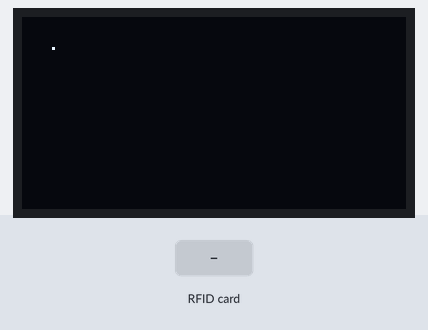
This sketch was run on a simulated Arduino Mega 2560, built with avr-gcc and run on an emulated ATmega2560. On the bench: 128×64 one-colour display. Inputs (shaded band) come from the test bench. The display library's start-up logo is not drawn; what the sketch prints to the serial monitor is not drawn.

Above: at 3.6 s.
3.7 s: RFID card 5E 7A 19 C4 held to the reader
At 4.9 s:
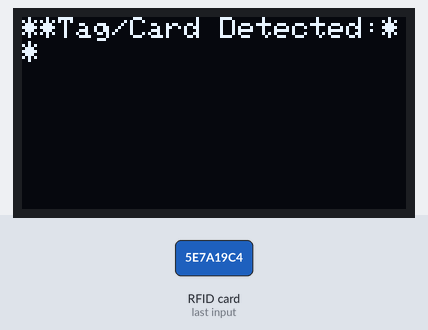
5.2 s: RFID card 5E 7A 19 C4 held to the reader
At 6.0 s:
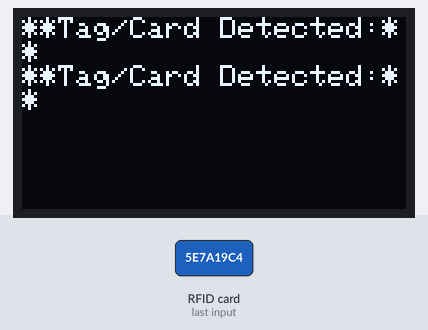
Timing chart, 0 to 8.2 s (numbered marks = the images above; inputs shaded):
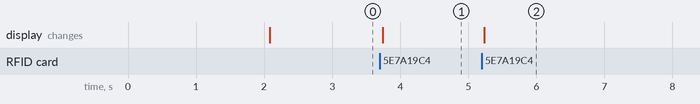

Measured:
- after the input at 3.7 s, the display: changes at once (image 1)
- after the input at 5.2 s, the display: changes at once (image 2)

The sketch:

22-6.ino
```cpp
/*
 * Initial Author: ryand1011 (https://github.com/ryand1011)
 *
 * Reads data written by a program such as "rfid_write_personal_data.ino"
 *
 * See: https://github.com/miguelbalboa/rfid/tree/master/examples/rfid_write_personal_data
 *
 * Uses MIFARE RFID card using RFID-RC522 reader
 * Uses MFRC522 - Library
 * -----------------------------------------------------------------------------------------
 *             MFRC522      Arduino       Arduino   Arduino    Arduino          Arduino
 *             Reader/PCD   Uno/101       Mega      Nano v3    Leonardo/Micro   Pro Micro
 * Signal      Pin          Pin           Pin       Pin        Pin              Pin
 * -----------------------------------------------------------------------------------------
 * RST/Reset   RST          9             5         D9         RESET/ICSP-5     RST
 * SPI SS      SDA(SS)      10            53        D10        10               10
 * SPI MOSI    MOSI         11 / ICSP-4   51        D11        ICSP-4           16
 * SPI MISO    MISO         12 / ICSP-1   50        D12        ICSP-1           14
 * SPI SCK     SCK          13 / ICSP-3   52        D13        ICSP-3           15
 *
 * More pin layouts for other boards can be found here: https://github.com/miguelbalboa/rfid#pin-layout
*/

#include <SPI.h>
#include <MFRC522.h>

#include <Wire.h>
#include <Adafruit_GFX.h>
#include <Adafruit_SH110X.h>

#include <stdio.h>
#include <string.h>

#define RST_PIN_RFID         5           // Configurable, see typical pin layout above
#define SS_PIN_RFID          53          // Configurable, see typical pin layout above

#define OLED_MOSI     51
#define OLED_CLK      52
#define OLED_DC       50
#define OLED_CS       49
#define OLED_RST      24

#define XPOS 0
#define YPOS 1
#define DELTAY 2

#define LOGO16_GLCD_HEIGHT 16
#define LOGO16_GLCD_WIDTH  16

// Create the OLED display
Adafruit_SH1106G display = Adafruit_SH1106G(128, 64,OLED_MOSI, OLED_CLK, OLED_DC, OLED_RST, OLED_CS);

static const unsigned char PROGMEM logo16_glcd_bmp[] =
{ B00000000, B11000000,
  B00000001, B11000000,
  B00000001, B11000000,
  B00000011, B11100000,
  B11110011, B11100000,
  B11111110, B11111000,
  B01111110, B11111111,
  B00110011, B10011111,
  B00011111, B11111100,
  B00001101, B01110000,
  B00011011, B10100000,
  B00111111, B11100000,
  B00111111, B11110000,
  B01111100, B11110000,
  B01110000, B01110000,
  B00000000, B00110000
};

MFRC522 mfrc522(SS_PIN_RFID, RST_PIN_RFID);   // Create MFRC522 instance

//*****************************************************************************************//
void setup() {
  Serial.begin(9600);                                           // Initialize serial communications with the PC

  display.begin(0, true); // we dont use the i2c address but we will reset!

  // Show image buffer on the display hardware.
  // Since the buffer is intialized with an Adafruit splashscreen
  // internally, this will display the splashscreen.
  display.display();
  delay(2000);

  // Clear the buffer.
  display.clearDisplay();

  // draw a single pixel
  display.drawPixel(10, 10, SH110X_WHITE);
  // Show the display buffer on the hardware.
  // NOTE: You _must_ call display after making any drawing commands
  // to make them visible on the display hardware!
  display.display();
  delay(300);
  display.clearDisplay();
/*
  display.setTextSize(1);
  display.setTextColor(SH110X_WHITE);
  display.setCursor(0, 0);
  display.println("Scan Hose's Tag:");
  display.display();

  delay (500);
  display.clearDisplay();
*/
  //SPI.begin();                                                  // Init SPI bus

  mfrc522.PCD_Init();                                              // Init MFRC522 card
  Serial.println(F("Scan Hose's Tag:"));    //shows in serial that it is ready to read


  return 1;

}

void rtrim(char *str) {
    if (str == NULL) return; // Handle null pointer input

    size_t len = strlen(str);
    while (len > 0 && isspace(str[len - 1])) {
        str[len - 1] = '\0';
        len--;
    }
    return str;
}

//*****************************************************************************************//
void loop() {

/*
  display.begin(0, true); // we dont use the i2c address but we will reset!

  // Show image buffer on the display hardware.
  // Since the buffer is intialized with an Adafruit splashscreen
  // internally, this will display the splashscreen.
  display.display();
  delay(200);

  // Clear the buffer.
  display.clearDisplay();

*/
  // Prepare key - all keys are set to FFFFFFFFFFFFh at chip delivery from the factory.
  MFRC522::MIFARE_Key key;
  for (byte i = 0; i < 6; i++) key.keyByte[i] = 0xFF;

  //some variables we need
  byte block;
  byte len;


  //display.begin(0, true); // we dont use the i2c address but we will reset!

  MFRC522::StatusCode status;

  // ......................................

  // Reset the loop if no new card present on the sensor/reader. This saves the entire process when idle.
  if ( ! mfrc522.PICC_IsNewCardPresent()) {
    return;
  }

  // Select one of the cards
  if ( ! mfrc522.PICC_ReadCardSerial()) {
    return;
  }

  Serial.println(F("**Tag/Card Detected:**"));
  //Serial.println(F("\n"));
  display.println("**Tag/Card Detected:**");
  display.display();
  //-------------------------------------------

  // mfrc522.PICC_DumpDetailsToSerial(&(mfrc522.uid)); //dump some details about the card

  //mfrc522.PICC_DumpToSerial(&(mfrc522.uid));      //uncomment this to see all blocks in hex

  //-------------------------------------------

  /*

  Serial.print(F("Instructions: connect to the Coupler with the Blinking Green LED"));
  display.println("Instructions: connect to the Coupler with the Blinking Green LED");
  display.display();

  */

  //------------------------------------------- GET FIRST Part
  status = mfrc522.PCD_Authenticate(MFRC522::PICC_CMD_MF_AUTH_KEY_A, 4, &key, &(mfrc522.uid)); //line 834 of MFRC522.cpp file

  if (status != MFRC522::STATUS_OK) {
    Serial.print(F("Authentication failed: "));
    Serial.println(mfrc522.GetStatusCodeName(status));
    return;
  }


  else {

    byte buffer1[18];

    block = 4;
    len = 18;

    if (status != MFRC522::STATUS_OK) {
      Serial.print(F("Reading failed: "));
      Serial.println(mfrc522.GetStatusCodeName(status));
      return;
    }

    else {

      status = mfrc522.MIFARE_Read(block, buffer1, &len);

      Serial.println(F("Instructions: connect to the Coupler with the Blinking Green LED"));

      char str1 [18];
      memcpy(str1, buffer1, sizeof(buffer1) -3);
      //str1[sizeof (buffer1)] = '\0' ;
      //str1[sizeof (buffer1) -1] = '\0' ;
      char * pstr1 = NULL;
      pstr1 [16]=  &str1 ;


      //PRINT FIRST Part
      for (uint8_t x = 0; x < 16; x++)
      {
        if (buffer1[x] != 32)
        {
          Serial.write(buffer1[x]);
        //  (str1)[x] = (char)buffer1[x];
        }
      }

      //Serial.println(F(str1));

      //Serial.print(str1);

      //display.println(pstr1);
      //display.println("\n");
      //display.display();

      Serial.print(" ");

      //---------------------------------------- GET Second Part

      byte buffer2[18];
      block = 1;

      status = mfrc522.PCD_Authenticate(MFRC522::PICC_CMD_MF_AUTH_KEY_A, 1, &key, &(mfrc522.uid)); //line 834
      if (status != MFRC522::STATUS_OK) {
        Serial.print(F("Authentication failed: "));
        Serial.println(mfrc522.GetStatusCodeName(status));
        return;
      }

      status = mfrc522.MIFARE_Read(block, buffer2, &len);
      if (status != MFRC522::STATUS_OK) {
        Serial.print(F("Reading failed: "));
        Serial.println(mfrc522.GetStatusCodeName(status));
        return;
      }

      char str2 [16];

      memcpy(str2, buffer2, 16);

      str2[sizeof (buffer2)] = '\0' ;
      str2[sizeof (buffer2) -1] = '\0' ;
      str2[sizeof (buffer2) -2] = '\0' ;
      char * pstr2 = NULL;
      pstr2 [16] = &str2 ;

      //PRINT LAST Part
      for (uint8_t y = 0; y < 16; y++) {
        Serial.write(buffer2[y] );
      //  (str2)[y] = (char)buffer2[y];

      }

     //      Serial.println(*pstr1);
     //      Serial.println(*pstr2);

      rtrim(str1);
      rtrim(str2);

      Serial.println("\n");

      Serial.println("str1");

      Serial.println(str1);

      Serial.println("str2");

      Serial.println(str2);

      delay(200);

      //return *pstr1 , *pstr2;
    }


  }

  //Serial.println(F("\n"));
  //Serial.println(F(str2));

  //display.println(str2);
  //display.println("\n");
  //display.display();

  //----------------------------------------

/*
  Serial.println(F(str1));
  Serial.println(F("\n"));
  Serial.println(F(str2));
*/
  Serial.println(F("\n**End Reading**\n"));

  //Serial.println(str1);
  //Serial.println(str2);
  delay(1000); //change value if you want to read cards faster

  mfrc522.PICC_HaltA();
  mfrc522.PCD_StopCrypto1();
}

/*int print (char *pstr1, char *pstr2)
{

  char v =  *pstr1 ;
  char b =  *pstr2 ;

  display.begin(0, true); // we dont use the i2c address but we will reset!

  // Show image buffer on the display hardware.
  // Since the buffer is intialized with an Adafruit splashscreen
  // internally, this will display the splashscreen.
  display.display();
  delay(2000);

  // Clear the buffer.
  display.clearDisplay();

  display.setTextSize(1);
  display.setTextColor(SH110X_WHITE);
  display.setCursor(0, 0);
  display.println(v);
  display.println(b);
  display.display();
  delay(500);
  display.clearDisplay();

  //Serial.println(v);
  //Serial.println(b);
}


//*****************************************************************************************/
```
